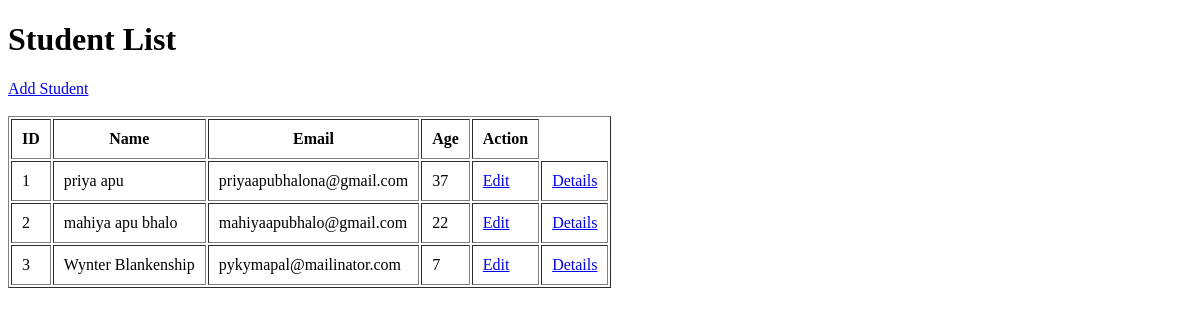
Before: / with the older database file.
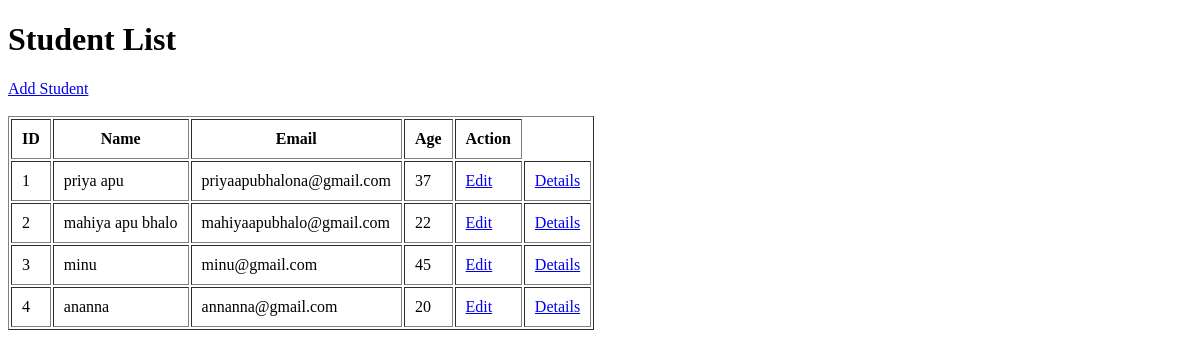
After: the same page with the newer database file.
### students/models.py (models this page shows, shortened)
class Student(models.Model):
    name = models.CharField(max_length=200)
    email = models.CharField(max_length=200)
    age = models.IntegerField()

### students/views.py (the view)
# urls.py: 2. Add a URL to urlpatterns:  path('', views.home, name='home')
def home(request):
    students = Student.objects.all()
    return render(request, 'index.html',{
        'students' : students
    })

### students/templates/index.html (shortened to what this page needs)
<!DOCTYPE html>
<html lang="en">
<head>
</head>
<body>
    <h1>Student List</h1>
    <a href="{% url 'add_student' %}">Add Student</a>
    <br><br>
    <table border="1" cellpadding="10">
        <thead>
            <tr>
                <th>ID</th>
                <th>Name</th>
                <th>Email</th>
                <th>Age</th>
                <th>Action</th>
            </tr>
        </thead>
        <tbody>
            {% for student in students %}
            <tr>
                <td>{{ student.id }}</td>
                <td>
                        {{ student.name }}
                </td>
                <td>{{ student.email }}</td>
                <td>{{ student.age }}</td>
                <td><a href="{% url 'edit-student' student.id %}">Edit</a>
                 </td>
                <td><a href="{% url 'student-details' student.id %}">Details</a>
                 </td>
            </tr>
            {% empty %}
            <tr>
                <td colspan="4">
                    No students found.
                </td>
            </tr>
            {% endfor %}
        </tbody>
    </table>
</body>
</html>

Changed rows visible on the page:
changed Student id 3: name "Wynter Blankenship" → "minu"; email "pykymapal@mailinator.com" → "minu@gmail.com"; age "7" → "45"
added Student: id "4", name "ananna", email "annanna@gmail.com", age "20"
